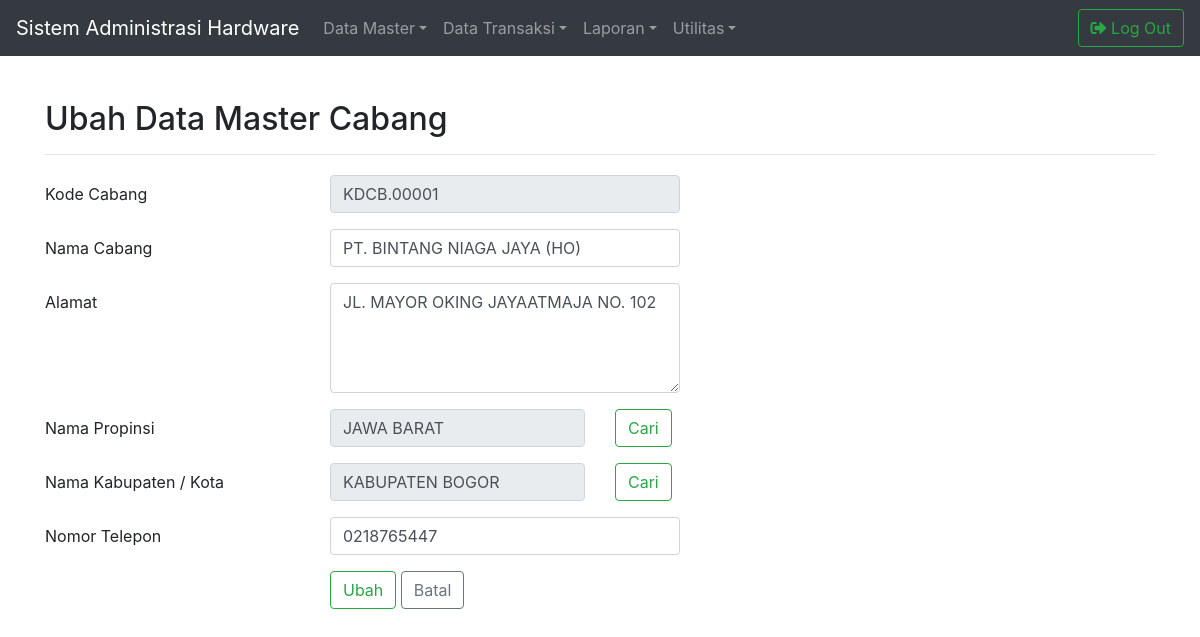
Page /master/UbahDataMstCabang.php?kode_cabang=KDCB.00001 (signed in) on the committed database.
### tables this page shows
CREATE TABLE `mst_cabang` (
  `kode_cabang` varchar(10) NOT NULL,
  `nama_cabang` varchar(50) NOT NULL,
  `alamat` varchar(150) NOT NULL,
  `kode_propinsi` varchar(10) NOT NULL,
  `kode_kabupaten_kota` varchar(10) NOT NULL,
  `no_telepon` varchar(13) NOT NULL,
  `tanggal_entri` date NOT NULL,
  `tanggal_pembaruan` date NOT NULL
);

CREATE TABLE `mst_propinsi` (
  `kode_propinsi` varchar(10) NOT NULL,
  `nama_propinsi` varchar(30) NOT NULL,
  `tanggal_entri` date NOT NULL,
  `tanggal_pembaruan` date NOT NULL
);

CREATE TABLE `mst_kabupaten_kota` (
  `kode_kabupaten_kota` varchar(10) NOT NULL,
  `nama_kabupaten_kota` varchar(50) NOT NULL,
  `tanggal_entri` date NOT NULL,
  `tanggal_pembaruan` date NOT NULL
);

### library/modul.php (called while the page is built, shortened)
<?php
$Koneksi = mysqli_connect("localhost", "root", "", "db_hardware") or die (mysqli_error());
function Query($Query){
	global $Koneksi;
	$HasilQuery	= mysqli_query($Koneksi, $Query);
	$Wadah = [];
	while($Baris = mysqli_fetch_assoc($HasilQuery)){
		$Wadah[] = $Baris;
	}
	return $Wadah;
}
?>

### master/UbahDataMstCabang.php (the view, shortened to what this page needs)
<?php
include_once("../library/modul.php");
$KodeCabang = $_GET["kode_cabang"];
$UbahDataMstCabang = Query("SELECT mst_cabang.kode_cabang, mst_cabang.nama_cabang, mst_cabang.alamat, mst_propinsi.kode_propinsi, mst_propinsi.nama_propinsi, mst_kabupaten_kota.kode_kabupaten_kota, mst_kabupaten_kota.nama_kabupaten_kota, mst_cabang.no_telepon
	FROM mst_cabang
	INNER JOIN mst_propinsi ON mst_cabang.kode_propinsi = mst_propinsi.kode_propinsi
	INNER JOIN mst_kabupaten_kota ON mst_cabang.kode_kabupaten_kota = mst_kabupaten_kota.kode_kabupaten_kota
	WHERE kode_cabang = '$KodeCabang'")[0];
?>
<html>
<head>
<link rel="stylesheet" href="../library/bootstrap/css/bootstrap.min.css">
<link rel="stylesheet" href="../library/datatables/css/dataTables.bootstrap4.min.css">
<link rel="stylesheet" href="../library/fontawesome/css/all.css">
<link rel="stylesheet" href="../library/custom.css">
<link rel="stylesheet" href="../library/bootstrap4navbar/css/bootstrap-4-navbar.css">
</head>
<body>
<?php include_once ("../library/navbar.php"); ?>
<div class="container">
	<div id="JudulForm">
		<h2>Ubah Data Master Cabang</h2>
		<hr>
	</div>
</div>
<div class="container">
	<form action="" method="POST" id="FormEntri">
		<div class="form-group row">
			<label for="KodeCabang" class="col-sm-3 col-form-label">Kode Cabang</label>
			<div class="col-sm-4">
				<input type="text" class="form-control" id="KodeCabang" name="kode_cabang" value="<?php echo $UbahDataMstCabang["kode_cabang"]; ?>" readonly/>
			</div>
		</div>
		<div class="form-group row">
			<label for="NamaCabang" class="col-sm-3 col-form-label">Nama Cabang</label>
			<div class="col-sm-4">
				<input type="text" class="form-control" id="NamaCabang" name="nama_cabang" placeholder="Masukan Nama Cabang" autocomplete="off" maxlength="50" required oninvalid="this.setCustomValidity('Nama Cabang Harus Diisi.')" oninput="setCustomValidity('')" value="<?php echo $UbahDataMstCabang["nama_cabang"]; ?>"/>
			</div>
		</div>
		<div class="form-group row">
			<label for="Alamat" class="col-sm-3 col-form-label">Alamat</label>
			<div class="col-sm-4">
				<textarea class="form-control" name="alamat" id="Alamat" cols="50" rows="4" maxlength="150" required oninvalid="this.setCustomValidity('Alamat Harus Diisi.')" oninput="setCustomValidity('')"><?php echo $UbahDataMstCabang["alamat"]; ?></textarea>
			</div>
		</div>
		<div class="form-group row">
			<label for="NamaPropinsi" class="col-sm-3 col-form-label">Nama Propinsi</label>
			<div class="col-sm-3">
				<input type="text" class="form-control" id="NamaPropinsi" name="nama_propinsi" placeholder="Nama Propinsi" value="<?php echo $UbahDataMstCabang["nama_propinsi"]; ?>" readonly/>
			</div>
			<div class="col-sm-1">
				<button type="button" id="TombolLookUpPropinsi" class="btn btn-outline-success" data-toggle="modal" data-target="#ModalPropinsi">Cari</button>
			</div>
		</div>
		<div class="form-group row">
			<label for="NamaKabupatenKota" class="col-sm-3 col-form-label">Nama Kabupaten / Kota</label>
			<div class="col-sm-3">
				<input type="text" class="form-control" id="NamaKabupatenKota" name="nama_kabupaten_kota" placeholder="Nama Kabupaten / Kota" value="<?php echo $UbahDataMstCabang["nama_kabupaten_kota"]; ?>" readonly/>
			</div>
			<div class="col-sm-1">
				<button type="button" id="TombolLookUpKabupatenKota" class="btn btn-outline-success" data-toggle="modal" data-target="#ModalKabupatenKota">Cari</button>
			</div>
		</div>
		<div class="form-group row">
			<label for="NomorTelepon" class="col-sm-3 col-form-label">Nomor Telepon</label>
			<div class="col-sm-4">
				<input type="tel" class="form-control" id="NomorTelepon" name="no_telepon" autocomplete="off" placeholder="Masukan Nomor Telepon" pattern="^\d{0,13}$" title="Nomor Telepon Harus Menggunakan Angka & Tidak Boleh Lebih Dari 13 Digit." required oninvalid="this.setCustomValidity('Nomor Telepon Harus Diisi.')" oninput="setCustomValidity('')" value="<?php echo $UbahDataMstCabang["no_telepon"]; ?>"/>
			</div>
		</div>
		<div class="form-group row">
			<label class="col-sm-3 col-form-label"></label>
			<div class="col-sm-4">
				<button type="submit" id="TombolUbah" name="TombolUbah" class="btn btn-outline-success">Ubah</button>
				<a href="../master/FormDataMstCabang.php"><button type="button" id="TombolBatal" name="TombolBatal" class="btn btn-outline-secondary">Batal</button></a>
			</div>
		</div>
	</form>
</div>
</body>
</html>

### library/custom.css (style rules this page uses)
#JudulForm { margin-top: 100px; margin-bottom: 20px; }

### rows in the picture
mst_cabang: kode_cabang "KDCB.00001", nama_cabang "PT. BINTANG NIAGA JAYA (HO)", alamat "JL. MAYOR OKING JAYAATMAJA NO. 102", nama_propinsi "JAWA BARAT", nama_kabupaten_kota "KABUPATEN BOGOR", no_telepon "0218765447"
